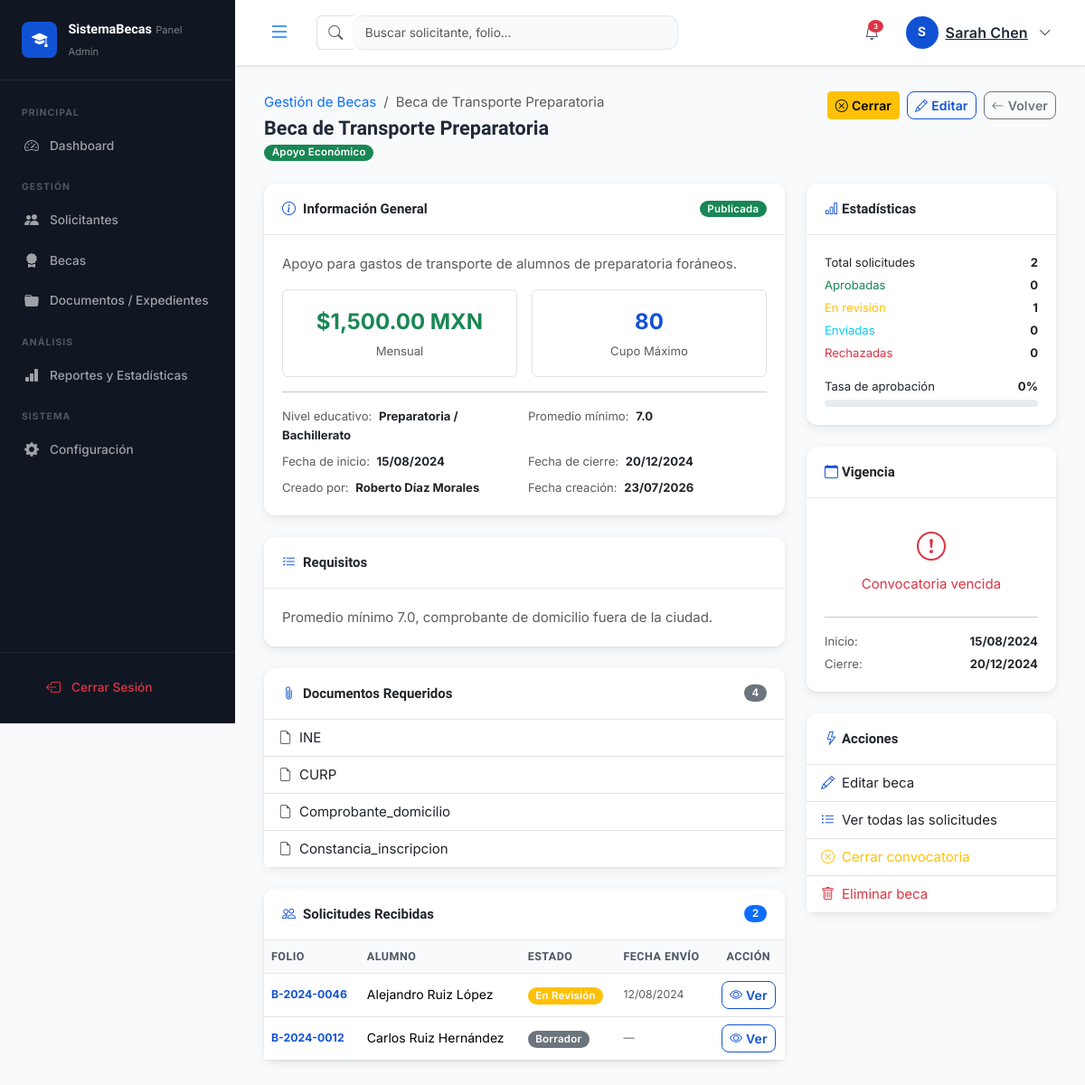
Page /index.php?c=admin&a=becaDetalle&id=7 (signed in) on the committed database.
### tables this page shows
CREATE TABLE IF NOT EXISTS `becas` (
    `id`              INT UNSIGNED     NOT NULL AUTO_INCREMENT,
    `categoria_id`    TINYINT UNSIGNED NOT NULL,
    `nivel_id`        TINYINT UNSIGNED NOT NULL,
    `nombre`          VARCHAR(200)     NOT NULL,
    `descripcion`     TEXT             DEFAULT NULL,
    `monto`           DECIMAL(10,2)    NOT NULL DEFAULT 0.00,
    `tipo_monto`      ENUM('mensual','semestral','anual','pago_unico') NOT NULL DEFAULT 'mensual',
    `promedio_minimo` DECIMAL(3,1)     DEFAULT NULL,
    `cupo_maximo`     SMALLINT UNSIGNED DEFAULT NULL,
    `fecha_inicio`    DATE             NOT NULL,
    `fecha_fin`       DATE             NOT NULL,
    `fecha_publicacion` DATE           DEFAULT NULL,
    `estado`          ENUM('borrador','publicada','cerrada','suspendida') NOT NULL DEFAULT 'borrador',
    `imagen_url`      VARCHAR(255)     DEFAULT NULL,
    `requisitos`      TEXT             DEFAULT NULL,
    `documentos_req`  TEXT             DEFAULT NULL COMMENT 'JSON array of required document types',
    `creado_por`      INT UNSIGNED     NOT NULL,
    `created_at`      DATETIME         NOT NULL DEFAULT CURRENT_TIMESTAMP,
    `updated_at`      DATETIME         NOT NULL DEFAULT CURRENT_TIMESTAMP ON UPDATE CURRENT_TIMESTAMP,
    PRIMARY KEY (`id`),
    KEY `fk_becas_categoria` (`categoria_id`),
    KEY `fk_becas_nivel`     (`nivel_id`),
    KEY `fk_becas_creador`   (`creado_por`),
    CONSTRAINT `fk_becas_categoria` FOREIGN KEY (`categoria_id`) REFERENCES `categorias_beca` (`id`),
    CONSTRAINT `fk_becas_nivel`     FOREIGN KEY (`nivel_id`)     REFERENCES `niveles_educativos` (`id`),
    CONSTRAINT `fk_becas_creador`   FOREIGN KEY (`creado_por`)   REFERENCES `usuarios` (`id`)
);

CREATE TABLE IF NOT EXISTS `categorias_beca` (
    `id`          TINYINT UNSIGNED NOT NULL AUTO_INCREMENT,
    `nombre`      VARCHAR(80)      NOT NULL,
    `color_badge` VARCHAR(30)      DEFAULT 'primary',
    `icono`       VARCHAR(60)      DEFAULT 'bi-bookmark-star',
    PRIMARY KEY (`id`)
);

CREATE TABLE IF NOT EXISTS `niveles_educativos` (
    `id`     TINYINT UNSIGNED NOT NULL AUTO_INCREMENT,
    `nombre` VARCHAR(80)      NOT NULL,
    PRIMARY KEY (`id`)
);

CREATE TABLE IF NOT EXISTS `solicitudes` (
    `id`             INT UNSIGNED     NOT NULL AUTO_INCREMENT,
    `folio`          VARCHAR(20)      NOT NULL,
    `usuario_id`     INT UNSIGNED     NOT NULL,
    `beca_id`        INT UNSIGNED     NOT NULL,
    `estado`         ENUM('borrador','enviada','en_revision','aprobada','rechazada','cancelada') NOT NULL DEFAULT 'borrador',
    `paso_actual`    TINYINT UNSIGNED NOT NULL DEFAULT 1 COMMENT '1=Info personal, 2=Info académica, 3=Revisión',
    `comentarios`    TEXT             DEFAULT NULL COMMENT 'Comentarios del administrador',
    `motivo_rechazo` TEXT             DEFAULT NULL,
    `fecha_envio`    DATETIME         DEFAULT NULL,
    `fecha_resolucion` DATETIME       DEFAULT NULL,
    `revisado_por`   INT UNSIGNED     DEFAULT NULL,
    `created_at`     DATETIME         NOT NULL DEFAULT CURRENT_TIMESTAMP,
    `updated_at`     DATETIME         NOT NULL DEFAULT CURRENT_TIMESTAMP ON UPDATE CURRENT_TIMESTAMP,
    PRIMARY KEY (`id`),
    UNIQUE KEY `uq_solicitudes_folio` (`folio`),
    KEY `fk_solicitudes_usuario`  (`usuario_id`),
    KEY `fk_solicitudes_beca`     (`beca_id`),
    KEY `fk_solicitudes_revisor`  (`revisado_por`),
    CONSTRAINT `fk_solicitudes_usuario`  FOREIGN KEY (`usuario_id`)   REFERENCES `usuarios` (`id`),
    CONSTRAINT `fk_solicitudes_beca`     FOREIGN KEY (`beca_id`)      REFERENCES `becas` (`id`),
    CONSTRAINT `fk_solicitudes_revisor`  FOREIGN KEY (`revisado_por`) REFERENCES `usuarios` (`id`)
);

### views/admin/beca_detalle.php (the view, shortened to what the rows shown need)
<?php
require_once BASE_PATH . '/includes/partials/head.php';
?>
<div class="admin-container">
    <div class="admin-main">
        <div class="admin-content">
            <div class="page-header d-flex justify-content-between align-items-start mb-4">
                <div>
                    <nav aria-label="breadcrumb">
                        <ol class="breadcrumb mb-1">
                            <li class="breadcrumb-item">
                                <a href="<?= BASE_URL ?>/index.php?c=admin&a=becas">Gestión de Becas</a>
                            </li>
                            <li class="breadcrumb-item active"><?= e($beca['nombre']) ?></li>
                        </ol>
                    </nav>
                    <h2 class="page-title mb-0"><?= e($beca['nombre']) ?></h2>
                    <span class="badge bg-<?= e($beca['color_badge']) ?> mt-1"><?= e($beca['categoria_nombre']) ?></span>
                </div>
            </div>
            <div class="row g-4">
                <div class="col-lg-8">
                    <div class="card card-shadow mb-4">
                        <div class="card-header d-flex align-items-center gap-2">
                            <i class="bi bi-info-circle text-primary"></i>
                            <strong>Información General</strong>
                            <span class="ms-auto badge bg-<?= $beca['estado'] === 'publicada' ? 'success' : ($beca['estado'] === 'cerrada' ? 'secondary' : 'warning text-dark') ?>">
                                <?= ucfirst($beca['estado']) ?>
                            </span>
                        </div>
                        <div class="card-body">
                            <?php if ($beca['descripcion']): ?>
                                <p class="text-muted mb-3"><?= nl2br(e($beca['descripcion'])) ?></p>
                            <?php endif; ?>
                            <div class="row g-3">
                                <div class="col-sm-6">
                                    <div class="border rounded p-3 text-center">
                                        <div class="fs-4 fw-bold text-success"><?= formatMoney($beca['monto']) ?></div>
                                        <small class="text-muted text-capitalize"><?= e($beca['tipo_monto']) ?></small>
                                    </div>
                                </div>
                                <div class="col-sm-6">
                                    <div class="border rounded p-3 text-center">
                                        <div class="fs-4 fw-bold text-primary">
                                            <?= $beca['cupo_maximo'] ? number_format($beca['cupo_maximo']) : '∞' ?>
                                        </div>
                                        <small class="text-muted">Cupo Máximo</small>
                                    </div>
                                </div>
                            </div>
                            <hr>
                            <div class="row g-2 small">
                                <div class="col-sm-6">
                                    <span class="text-muted">Nivel educativo:</span>
                                    <strong class="ms-1"><?= e($beca['nivel_nombre']) ?></strong>
                                </div>
                                <div class="col-sm-6">
                                    <span class="text-muted">Promedio mínimo:</span>
                                    <strong class="ms-1">
                                        <?= $beca['promedio_minimo'] ? number_format($beca['promedio_minimo'], 1) : 'No requerido' ?>
                                    </strong>
                                </div>
                                <div class="col-sm-6">
                                    <span class="text-muted">Fecha de inicio:</span>
                                    <strong class="ms-1"><?= formatDate($beca['fecha_inicio']) ?></strong>
                                </div>
                                <div class="col-sm-6">
                                    <span class="text-muted">Fecha de cierre:</span>
                                    <strong class="ms-1"><?= formatDate($beca['fecha_fin']) ?></strong>
                                </div>
                                <div class="col-sm-6">
                                </div>
                                <div class="col-sm-6">
                                    <span class="text-muted">Fecha creación:</span>
                                    <strong class="ms-1"><?= formatDate($beca['created_at']) ?></strong>
                                </div>
                            </div>
                        </div>
                    </div>
                    <?php if ($beca['requisitos']): ?>
                    <div class="card card-shadow mb-4">
                        <div class="card-header d-flex align-items-center gap-2">
                            <i class="bi bi-list-check text-primary"></i>
                            <strong>Requisitos</strong>
                        </div>
                        <div class="card-body">
                            <div class="text-muted"><?= nl2br(e($beca['requisitos'])) ?></div>
                        </div>
                    </div>
                    <?php endif; ?>
                    <?php
                    $docsReq = [];
                    if (!empty($beca['documentos_req'])) {
                        $docsReq = is_array($beca['documentos_req'])
                            ? $beca['documentos_req']
                            : (json_decode($beca['documentos_req'], true) ?? []);
                    }
                    ?>
                    <?php if ($docsReq): ?>
                    <div class="card card-shadow mb-4">
                        <div class="card-header d-flex align-items-center gap-2">
                            <i class="bi bi-paperclip text-primary"></i>
                            <strong>Documentos Requeridos</strong>
                            <span class="badge bg-secondary ms-auto"><?= count($docsReq) ?></span>
                        </div>
                        <ul class="list-group list-group-flush">
                            <?php foreach ($docsReq as $doc): ?>
                            <li class="list-group-item d-flex align-items-center gap-2">
                                <i class="bi bi-file-earmark text-muted"></i>
                                <?= e(is_array($doc) ? ($doc['nombre'] ?? $doc[0] ?? '') : $doc) ?>
                            </li>
                            <?php endforeach; ?>
                        </ul>
                    </div>
                    <?php endif; ?>
                    <div class="card card-shadow">
                        <div class="card-body p-0">
                            <?php if (empty($solicitudes)): ?>
                            <div class="text-center py-5 text-muted">
                                <i class="bi bi-inbox fs-2 d-block mb-2"></i>
                                Aún no hay solicitudes para esta beca.
                            </div>
                            <?php else: ?>
                            <div class="table-responsive">
                                <table class="table table-hover align-middle mb-0">
                                    <thead class="table-light">
                                        <tr>
                                            <th>Folio</th>
                                            <th>Alumno</th>
                                            <th>Estado</th>
                                            <th>Fecha Envío</th>
                                            <th class="text-center">Acción</th>
                                        </tr>
                                    </thead>
                                    <tbody>
                                    <?php foreach ($solicitudes as $s): ?>
                                    <tr>
                                        <td class="fw-bold text-primary small"><?= e($s['folio'] ?? '—') ?></td>
                                        <td><?= e($s['alumno']) ?></td>
                                        <td><?= badgeEstado($s['estado']) ?></td>
                                        <td class="small text-muted">
                                            <?= isset($s['fecha_envio']) && $s['fecha_envio'] ? formatDate($s['fecha_envio']) : '—' ?>
                                        </td>
                                        <td class="text-center">
                                            <a href="<?= BASE_URL ?>/index.php?c=admin&a=solicitudDetalle&id=<?= $s['id'] ?>"
                                               class="btn btn-sm btn-outline-primary">
                                                <i class="bi bi-eye me-1"></i>Ver
                                            </a>
                                        </td>
                                    </tr>
                                    <?php endforeach; ?>
                                    </tbody>
                                </table>
                            </div>
                            <?php endif; ?>
                        </div>
                    </div>
                </div>
                <div class="col-lg-4">
                    <div class="card card-shadow mb-4">
                        <div class="card-body">
                            <div class="small">
                                <div class="d-flex justify-content-between mb-1">
                                    <span class="text-muted">Inicio:</span>
                                    <strong><?= formatDate($beca['fecha_inicio']) ?></strong>
                                </div>
                                <div class="d-flex justify-content-between">
                                    <span class="text-muted">Cierre:</span>
                                    <strong><?= formatDate($beca['fecha_fin']) ?></strong>
                                </div>
                            </div>
                        </div>
                    </div>
                </div>
            </div>
        </div>
    </div>
</div>
<?php require_once BASE_PATH . '/includes/partials/footer_scripts.php'; ?>

### includes/helpers.php (shortened to what the rows shown need)
<?php
function e(string $str): string
{
    return htmlspecialchars($str, ENT_QUOTES | ENT_SUBSTITUTE, 'UTF-8');
}
function formatMoney(float $amount): string
{
    return '$' . number_format($amount, 2, '.', ',') . ' MXN';
}
function formatDate(string $date, string $format = 'd/m/Y'): string
{
    return date($format, strtotime($date));
}
function badgeEstado(string $estado): string
{
    $map = [
        'borrador'    => ['secondary', 'Borrador'],
        'enviada'     => ['info',      'Enviada'],
        'en_revision' => ['warning',   'En Revisión'],
        'aprobada'    => ['success',   'Aprobada'],
        'rechazada'   => ['danger',    'Rechazada'],
        'cancelada'   => ['dark',      'Cancelada'],
    ];
    [$color, $label] = $map[$estado] ?? ['secondary', ucfirst($estado)];
    return "<span class=\"badge bg-{$color}\">" . e($label) . "</span>";
}

### rows in the picture
becas: nombre "Beca de Transporte Preparatoria", categoria.nombre "Apoyo Económico", estado "Publicada", descripcion "Apoyo para gastos de transporte de alumnos de preparatoria foráneos.", monto "$1,500.00 MXN", tipo_monto "Mensual", cupo_maximo "80", nivel.nombre "Preparatoria / Bachillerato", promedio_minimo "7.0", fecha_inicio "15/08/2024", fecha_fin "20/12/2024", created_at "23/07/2026", requisitos "Promedio mínimo 7.0, comprobante de domicilio fuera de la ciudad.", documentos_req "4", documentos_req "INE", documentos_req "CURP", documentos_req "Comprobante_domicilio", documentos_req "Constancia_inscripcion"
solicitudes: folio "B-2024-0046", alumno "Alejandro Ruiz López", label "En Revisión", fecha_envio "12/08/2024"
solicitudes: folio "B-2024-0012", alumno "Carlos Ruiz Hernández", label "Borrador"

### other values in the picture
$initials "S"
Session::get('user_name', 'Admin') "Sarah Chen"
$beca['creado_por_nombre'] "Roberto Díaz Morales"
count($solicitudes) "2"
$total "2"
$aprobadas "0"
$enRevision "1"
$enviadas "0"
$rechazadas "0"
$pct "0"
